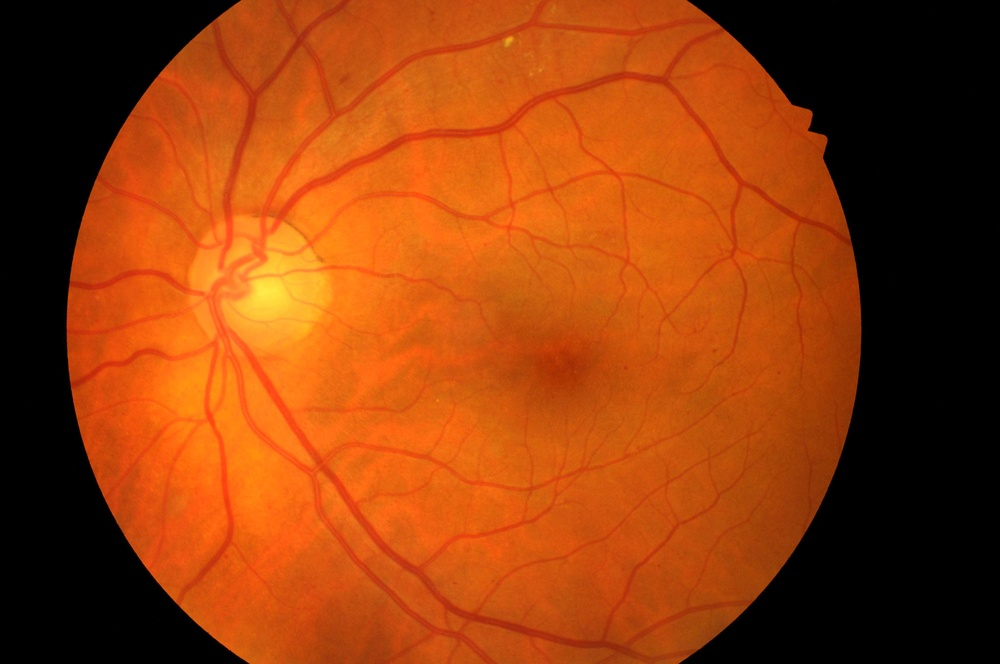
%> input picture 35.jpg, 1000 x 664 px, shrunk from 4288 x 2848 before the run
$ octave Vasos_Retina.m   (GNU Octave 9; MATLAB toolbox functions it lacks are replaced by stand-ins)
%> lines starting %> are read from the running program, lines starting %| are printed output that depends on the picture; in (x1, y1, x2, y2) boxes, pixels count from 0 and x2, y2 are one past the last pixel; in counts of white or black regions, pixels touching at a corner belong together; the program's own positions count from 1
% Extracción de vasos de la retina humana
clc;
clear;
close all;

ruta_imagen='35.jpg';
imagen_rgb=imread(ruta_imagen);
%> imagen_rgb is the input picture: size 664x1000x3 uint8; mean R, G, B 146.7, 61.2, 11.3

[alto,ancho,canales]=size(imagen_rgb);
%> alto = 664; ancho = 1000; canales = 3
fprintf('Resolución Imagen: %d x %d px\n',ancho,alto);
%| Resolución Imagen: 1000 x 664 px

ref=2000; % 2000 px de referencia a la imagen
img=max(alto,ancho);
%> img = 1000
escala=img/ref; % Factor de escala a la imagen de referencia
%> escala = 0.5
escala2=escala^2;
%> escala2 = 0.25

% Frangi escalas
sigma_min=max(0.5,0.5*escala); % Vasos más delgados
%> sigma_min = 0.5
sigma_max=max(2.0,4.0*escala); % Vasos más gruesos
%> sigma_max = 2
sigma_paso=max(0.5,0.5*escala);
%> sigma_paso = 0.5
frangi_escalas=sigma_min:sigma_paso:sigma_max;
%> frangi_escalas = [0.5 1 1.5 2]

% Parámetros
area_min_px=max(10,round(40*escala2));
%> area_min_px = 10
area_min_geo=max(10,round(60*escala2));
%> area_min_geo = 15
longitud_min=max(3,round(8*escala));
exc_min=0.45;
area_grande=max(50,round(300*escala2));
ratio_max=8.0;

% Canal Verde + CLAHE
canal_verde=im2double(imagen_rgb(:,:,2));
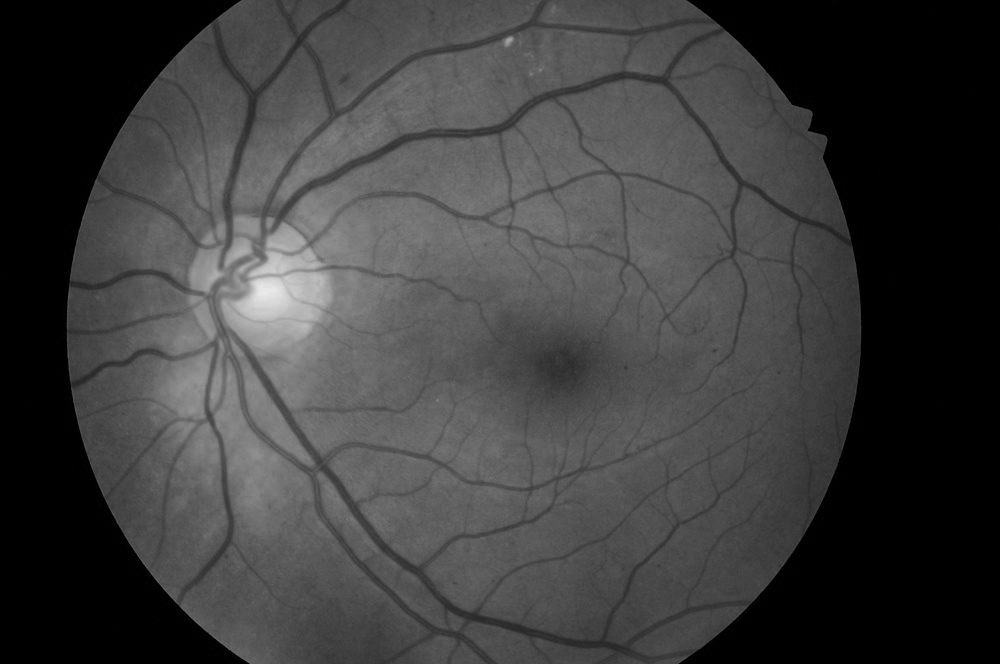
%> canal_verde: size 664x1000 double; min 0, max 0.922, mean 0.24
clahe_cliplimit=max(0.005,min(0.025,0.08*std2(canal_verde)));
%> clahe_cliplimit = 0.0141
canal_clahe=adapthisteq(canal_verde,'NumTiles',[8 8],'ClipLimit',clahe_cliplimit,'Distribution','rayleigh');

% Máscara
gris=rgb2gray(imagen_rgb);
binaria=gris>15; % Covertir a gris casi negro
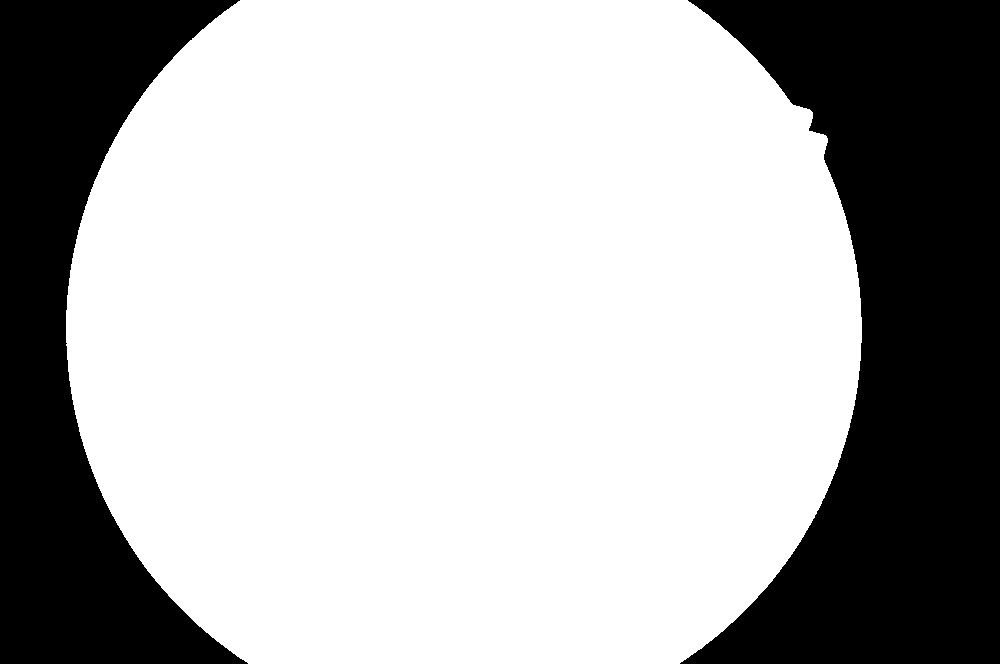
%> binaria: size 664x1000 logical; 69.1% white; 2 black regions, box (x1, y1, x2, y2) and area: (680, 0, 1000, 664) 126439, (0, 0, 248, 664) 79045
comp_conect=bwlabel(binaria);
area_comp=regionprops(comp_conect,'Area');
%> area_comp = 1 region; Area: 458516
[~,indice]=max([area_comp.Area]);
%> indice = 1
mascara=imfill(comp_conect==indice,'holes');
radio_erosion=max(5,round(20*escala));
mascara=imerode(mascara,strel('disk',radio_erosion));
%> mascara: size 664x1000 logical; 66.8% white; 2 black regions, box (x1, y1, x2, y2) and area: (671, 0, 1000, 664) 133969, (0, 0, 257, 664) 86395

% Detección de exudados duros
R_ex=im2double(imagen_rgb(:,:,1));
G_ex=im2double(imagen_rgb(:,:,2));
B_ex=im2double(imagen_rgb(:,:,3));

radio_fondo=max(15,round(40*escala));
h_fondo=fspecial('disk',radio_fondo);
canal_det=G_ex-B_ex;
fondo_local=imfilter(canal_det,h_fondo,'replicate');
tophat_ex=canal_det-fondo_local;
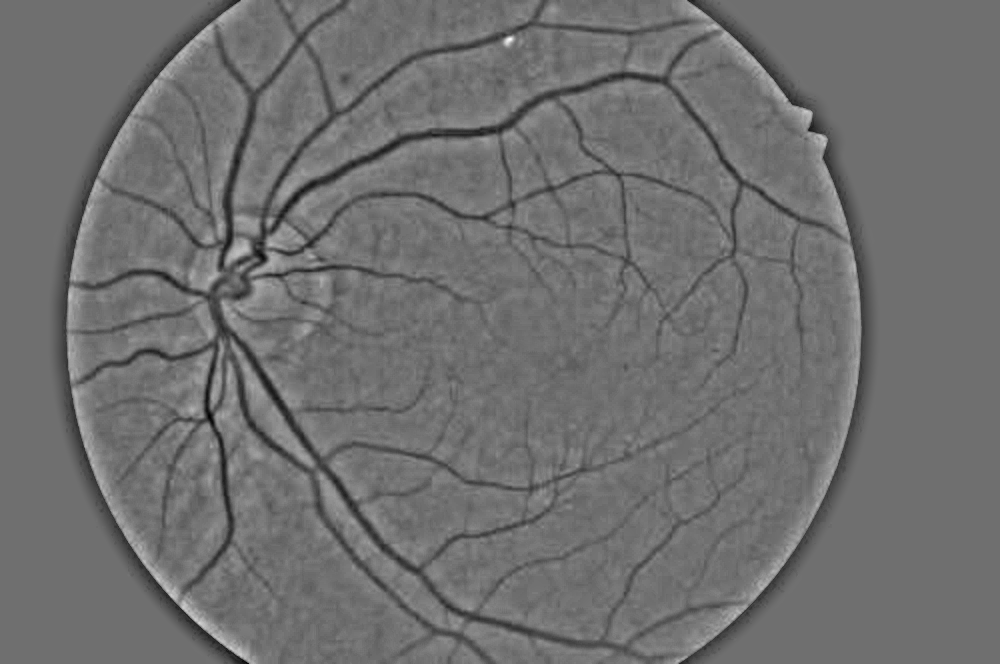
%> tophat_ex: size 664x1000 double; min -0.196, max 0.252, mean 4.65e-05; drawn with min black and max white

med_ex=mean(tophat_ex(mascara));
%> med_ex = 0.000911
desv_ex=std(tophat_ex(mascara));
%> desv_ex = 0.0281
k_ex=2.5;
umbral_ex=med_ex+k_ex*desv_ex;
%> umbral_ex = 0.0712

candidatos_ex=(tophat_ex>umbral_ex) & mascara;
%> candidatos_ex: size 664x1000 logical; 0.34% white; 129 white regions (101 under 20 px), largest, box (x1, y1, x2, y2) and area: (227, 240, 250, 263) 264, (252, 252, 280, 274) 194, (253, 280, 271, 300) 142
masc_azul=B_ex<0.55;
%> masc_azul: size 664x1000 logical; every value is 1
candidatos_ex=candidatos_ex & masc_azul;

radio_cierre_ex=max(2,round(5*escala));
area_min_ex=max(20,round(120*escala2));
area_max_ex=round(0.08*sum(mascara(:)));
%> area_max_ex = 35491

candidatos_ex=imclose(candidatos_ex,strel('disk',radio_cierre_ex));
%> candidatos_ex: size 664x1000 logical; 0.37% white; 103 white regions (76 under 20 px), largest, box (x1, y1, x2, y2) and area: (227, 240, 250, 263) 266, (252, 252, 280, 274) 207, (253, 280, 274, 300) 152
candidatos_ex=bwareaopen(candidatos_ex,area_min_ex);

comp_ex=bwlabel(candidatos_ex);
%> comp_ex: size 664x1000 double; 24 distinct labels, from 0 to 23
props_ex=regionprops(comp_ex,'Area','PixelIdxList');
%> props_ex = 23 regions; largest, Area: 266, 207, 152, 120, 115

for k_comp=1:length(props_ex)
    if props_ex(k_comp).Area > area_max_ex
        candidatos_ex(props_ex(k_comp).PixelIdxList) = false;
    end
end
%> this loop made 23 passes

radio_dilat_ex=max(2,round(3*escala));
mascara_exudados=imdilate(candidatos_ex,strel('disk',radio_dilat_ex));
%> mascara_exudados: size 664x1000 logical; 0.59% white; 23 white regions, largest, box (x1, y1, x2, y2) and area: (225, 238, 252, 265) 404, (250, 250, 282, 276) 367, (251, 278, 276, 302) 282
mascara_exudados=mascara_exudados & mascara;

n_px_ex=sum(mascara_exudados(:));
%> n_px_ex = 3950
n_ex=sum(mascara(:));
%> n_ex = 443636

% Neutralizar zona de exudados
canal_frangi=imcomplement(canal_clahe);
valor_relleno=mean2(canal_frangi(mascara & ~mascara_exudados));
%> valor_relleno = 0.578
canal_frangi(mascara_exudados)=valor_relleno;
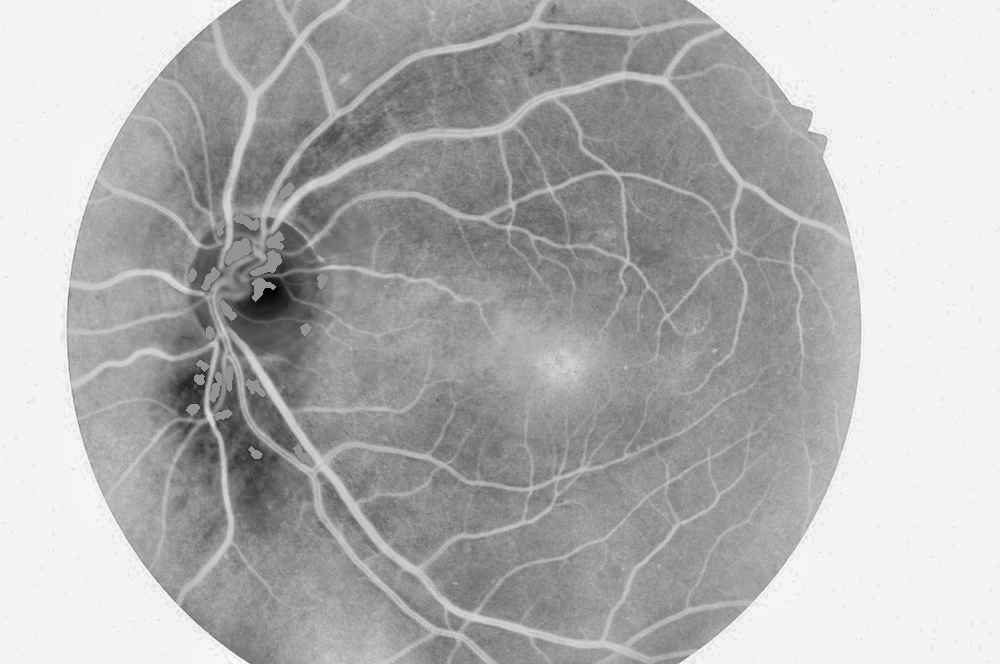
%> canal_frangi: size 664x1000 double; min 3.48e-12, max 1, mean 0.697

% Frangi multiescala
b_frangi=0.5;
g_frangi=15;
mapa_vasos=zeros(size(canal_frangi));

for sigma_f = frangi_escalas
    img_s=imgaussfilt(canal_frangi,sigma_f);
    % Hessiano 2D
    radio_h=round(3*sigma_f);
    [x_h,y_h]=meshgrid(-radio_h:radio_h,-radio_h:radio_h);
    g_h=exp(-(x_h.^2 + y_h.^2) / (2*sigma_f^2));
	Gxx_h=g_h.*(x_h.^2 / sigma_f^4 - 1 / sigma_f^2);
	Gxy_h=g_h.*(x_h.*y_h / sigma_f^4);
	Gyy_h=g_h.*(y_h.^2 / sigma_f^4-1 / sigma_f^2);
	e_h=sigma_f^2;
	Lxx=e_h*imfilter(img_s,Gxx_h,'replicate');
	Lxy=e_h*imfilter(img_s,Gxy_h,'replicate');
	Lyy=e_h*imfilter(img_s,Gyy_h,'replicate');
    % Valores propios
    D_h=sqrt((Lxx-Lyy).^2+ 4*Lxy.^2);
	tr_h=Lxx + Lyy;
	l1_h=(tr_h-D_h)/2;
	l2_h=(tr_h+D_h)/2;
    % Ordenar por valor absoluto
    sw_h=abs(l1_h) > abs(l2_h);
	l1_ord=l1_h;
	l2_ord=l2_h;
	l1_ord(sw_h)=l2_h(sw_h);
	l2_ord(sw_h)=l1_h(sw_h);

	Rb_f=l1_ord ./ (l2_ord+eps);
	S_f=sqrt(l1_ord.^2 + l2_ord.^2);
	v_f=zeros(size(canal_frangi));
	m_f=l2_ord < 0;
	v_f(m_f)=exp(-Rb_f(m_f).^2 / (2 * b_frangi^2)) .* (1-exp(-S_f(m_f).^2 / (2*g_frangi^2)));
	mapa_vasos=max(mapa_vasos, v_f);
end
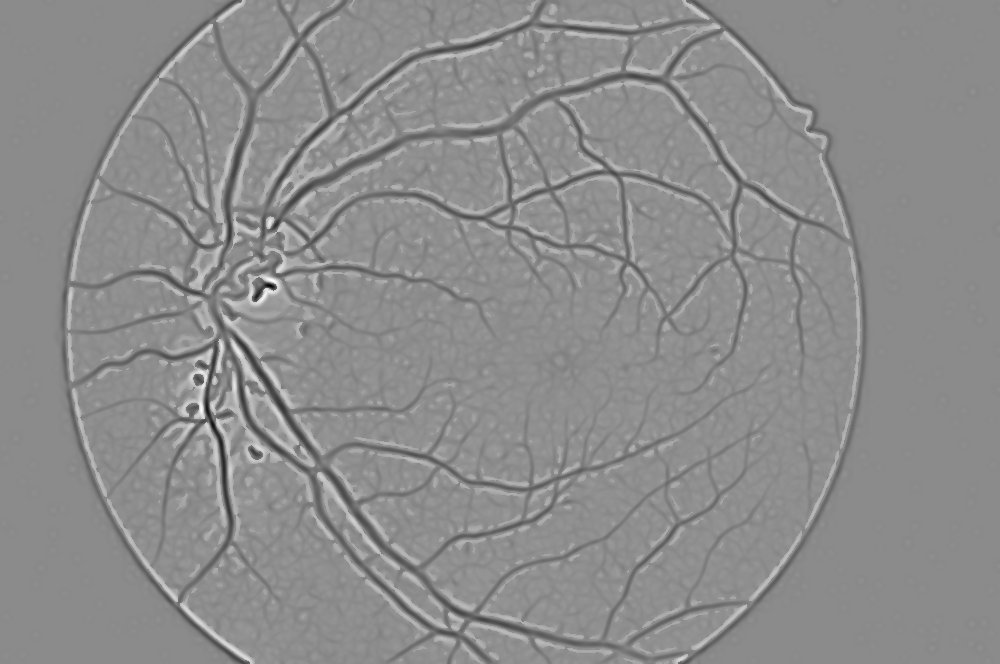
%> l2_ord: size 664x1000 double; min -3.06, max 2, mean -0.267; drawn with min black and max white
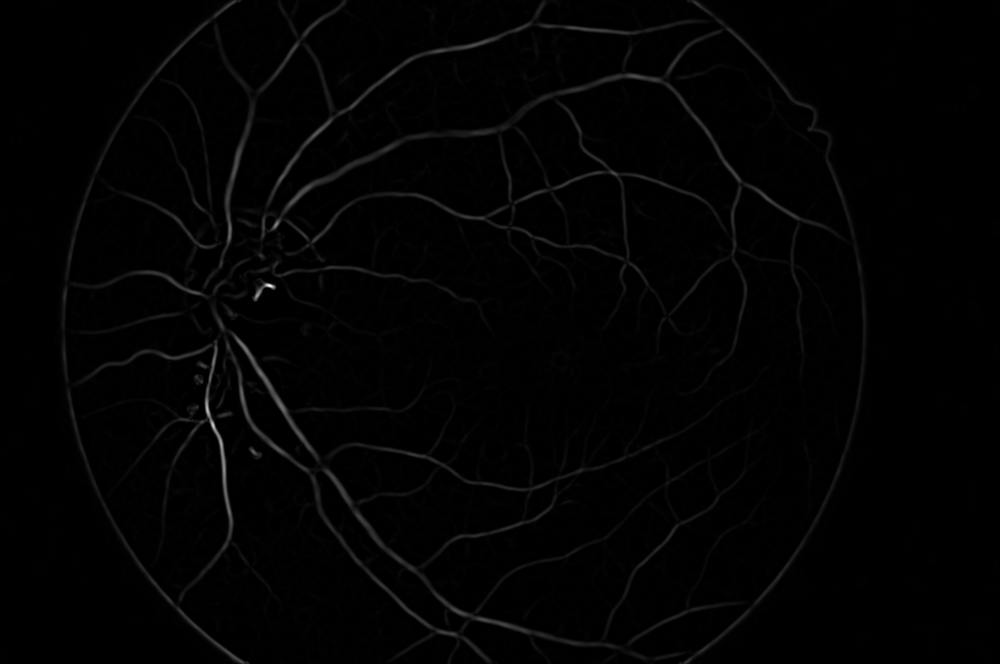
%> mapa_vasos: size 664x1000 double; min 0, max 0.0205, mean 0.000244; drawn with min black and max white

mx_vasos=max(mapa_vasos(:));
%> mx_vasos = 0.0205
if mx_vasos > 0
    mapa_vasos=mapa_vasos/mx_vasos;
end

% Umbralización
px_fov=mapa_vasos(mascara & ~mascara_exudados);
umbral_otsu=graythresh(px_fov);
%> umbral_otsu = 0.0745
umbral_pct=prctile(px_fov, 92);
%> umbral_pct = 0.0436
umbral=max(min(umbral_otsu, umbral_pct), 0.05);
%> umbral = 0.05
binaria=(mapa_vasos > umbral) & mascara & ~mascara_exudados;
%> binaria: size 664x1000 logical; 4.8% white; 108 white regions (47 under 20 px), largest, box (x1, y1, x2, y2) and area: (260, 0, 840, 366) 11880, (211, 301, 623, 664) 7127, (79, 334, 234, 597) 2706

% Limpieza
radio_open=max(1,round(0.5*escala));
radio_close=max(1,round(1.5*escala));
binaria=imopen(binaria,strel('disk',radio_open));
%> binaria: size 664x1000 logical; 4.6% white; 110 white regions (39 under 20 px), largest, box (x1, y1, x2, y2) and area: (211, 302, 623, 664) 6060, (260, 32, 838, 327) 5155, (79, 338, 234, 597) 2528
binaria=bwareaopen(binaria,area_min_px);
binaria=imclose(binaria,strel('disk',radio_close));
%> binaria: size 664x1000 logical; 4.6% white; 83 white regions (18 under 20 px), largest, box (x1, y1, x2, y2) and area: (211, 302, 623, 664) 6729, (260, 32, 838, 327) 6373, (499, 100, 720, 295) 2581
binaria=bwareaopen(binaria, area_min_px);
binaria=binaria & mascara;

% Reconectar fragmentos
radio_reconect=max(2,round(2.5*escala));
bin_dilatada=imdilate(binaria,strel('disk',radio_reconect));
%> bin_dilatada: size 664x1000 logical; 8.5% white; 57 white regions, largest, box (x1, y1, x2, y2) and area: (213, 0, 840, 329) 25519, (209, 300, 625, 664) 11753, (77, 336, 239, 599) 4535
bin_dilatada=bin_dilatada & mascara & ~mascara_exudados;
%> bin_dilatada: size 664x1000 logical; 8.5% white; 57 white regions, largest, box (x1, y1, x2, y2) and area: (213, 0, 840, 329) 25466, (209, 300, 625, 664) 11751, (79, 336, 239, 598) 4499
bin_erode=imerode(bin_dilatada,strel('disk',radio_reconect));
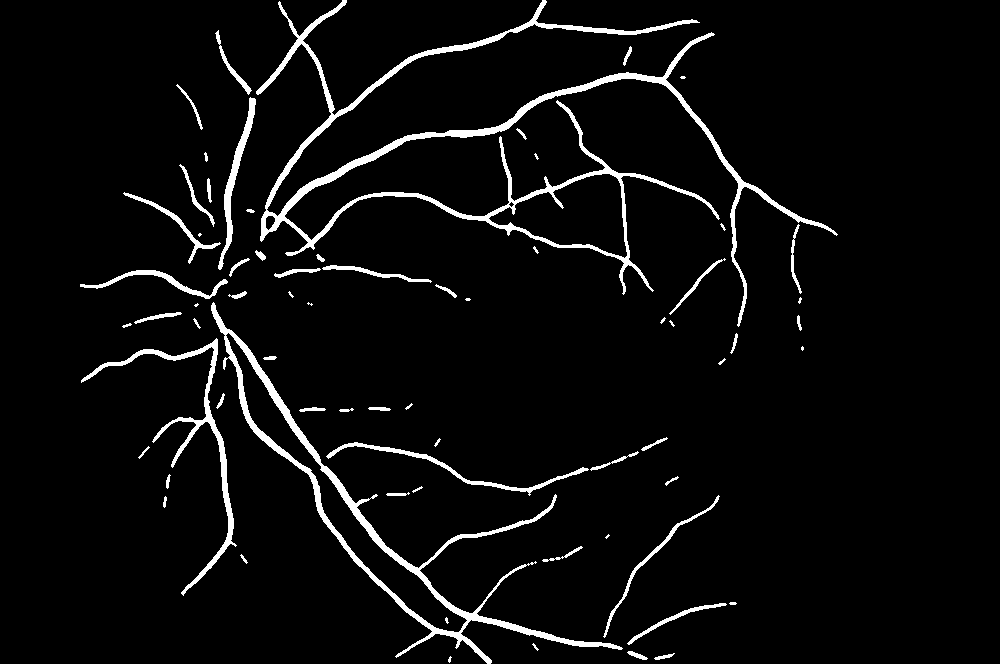
%> bin_erode: size 664x1000 logical; 4.6% white; 69 white regions (16 under 20 px), largest, box (x1, y1, x2, y2) and area: (256, 0, 838, 327) 12847, (211, 302, 623, 664) 7095, (81, 338, 237, 596) 2531
binaria_pre=(bin_erode|binaria) & mascara & ~mascara_exudados;
%> binaria_pre: size 664x1000 logical; 4.7% white; 69 white regions (16 under 20 px), largest, box (x1, y1, x2, y2) and area: (256, 0, 838, 327) 12870, (211, 302, 623, 664) 7097, (79, 338, 237, 597) 2563

long_cierre_pre=max(3,round(5*escala));
binaria_pre=imclose(binaria_pre,strel('line',long_cierre_pre,0));
%> binaria_pre: size 664x1000 logical; 4.7% white; 67 white regions (16 under 20 px), largest, box (x1, y1, x2, y2) and area: (256, 0, 838, 327) 12892, (211, 302, 623, 664) 7116, (79, 338, 237, 597) 2566
binaria_pre=imclose(binaria_pre,strel('line',long_cierre_pre,90));
%> binaria_pre: size 664x1000 logical; 4.7% white; 66 white regions (16 under 20 px), largest, box (x1, y1, x2, y2) and area: (256, 0, 838, 327) 13121, (211, 302, 623, 664) 7127, (79, 338, 237, 597) 2573
binaria_pre=imclose(binaria_pre, strel('line',long_cierre_pre,45));
%> binaria_pre: size 664x1000 logical; 4.7% white; 65 white regions (16 under 20 px), largest, box (x1, y1, x2, y2) and area: (256, 0, 838, 327) 13144, (211, 302, 623, 664) 7139, (79, 338, 237, 597) 2573
binaria_pre=imclose(binaria_pre, strel('line',long_cierre_pre,135));
%> binaria_pre: size 664x1000 logical; 4.7% white; 65 white regions (16 under 20 px), largest, box (x1, y1, x2, y2) and area: (256, 0, 838, 327) 13166, (211, 302, 623, 664) 7151, (79, 338, 237, 597) 2580
binaria_pre=binaria_pre & mascara & ~mascara_exudados;

% Filtro geométrico
%> (the run ends here)
